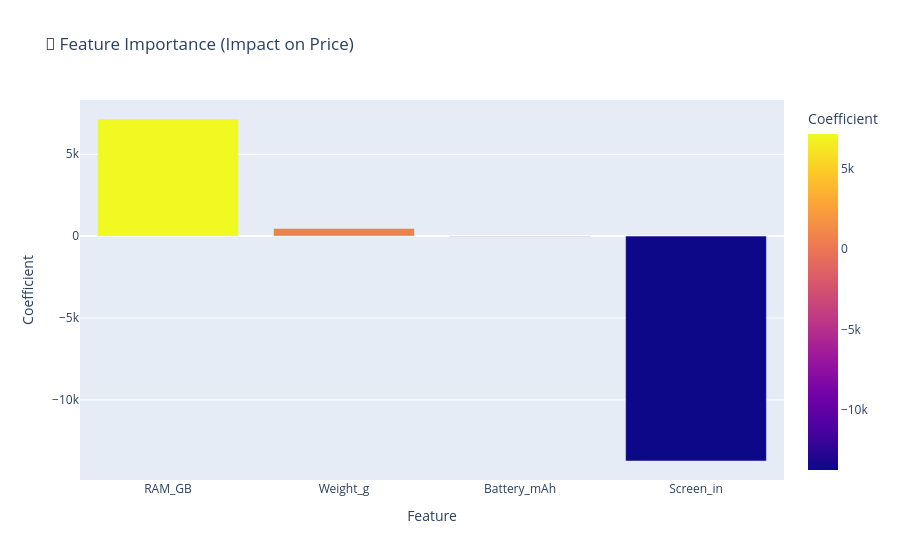
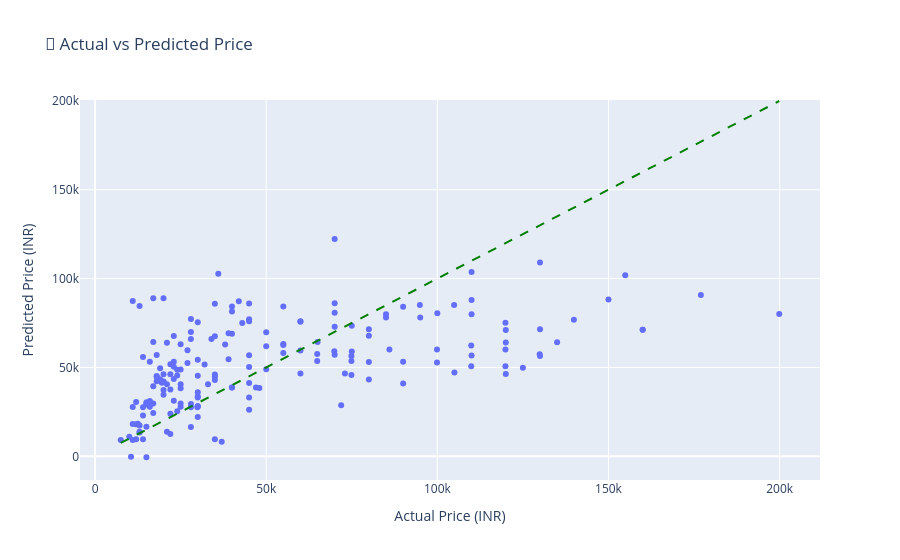

Source (notebook cell) for these figures, in order:
### Markdown cell above
### 6️⃣ Heatmap of correlations (matplotlib)

### Code cell
# 📦 Imports
import pandas as pd
import numpy as np
import re
import matplotlib.pyplot as plt
import seaborn as sns
import plotly.express as px
from sklearn.model_selection import train_test_split
from sklearn.linear_model import LinearRegression
from sklearn.metrics import mean_absolute_error, mean_squared_error, r2_score

# -----------------------------------------------
# 1️⃣ Load dataset
# -----------------------------------------------
data =pd.read_csv(r"C:\Users\guddi\OneDrive\文档\GOURI\Data Analyst course\Minor project\Mobiles Dataset (2025).csv", encoding="latin-1")

# -----------------------------------------------
# 2️⃣ Data Cleaning
# -----------------------------------------------
def extract_number(x):
    """Extract numeric values from strings like '6.1 inches', '4200mAh', '8GB', etc."""
    if pd.isna(x):
        return None
    x = str(x).replace(',', '')
    m = re.search(r'(\d+(\.\d+)?)', x)
    return float(m.group(1)) if m else None

# Clean all numeric fields
data["RAM_GB"] = data["RAM"].apply(extract_number)
data["Battery_mAh"] = data["Battery Capacity"].apply(extract_number)
data["Screen_in"] = data["Screen Size"].apply(extract_number)
data["Weight_g"] = data["Mobile Weight"].apply(extract_number)

# Clean price (India) column
def clean_price(x):
    if pd.isna(x): return None
    x = str(x)
    x = re.sub(r'[^0-9.]', '', x)
    try:
        return float(x)
    except:
        return None

data["Price_INR"] = data["Launched Price (India)"].apply(clean_price)

# Drop rows with missing essential data
data = data.dropna(subset=["Price_INR","RAM_GB","Battery_mAh","Screen_in"])

print("✅ Data cleaned successfully!")
print(data[["Company Name","Model Name","RAM_GB","Battery_mAh","Screen_in","Weight_g","Price_INR"]].head())

# -----------------------------------------------
# 3️⃣ Correlation Heatmap
# -----------------------------------------------
corr = data[["RAM_GB","Battery_mAh","Screen_in","Weight_g","Price_INR"]].corr()

plt.figure(figsize=(8,6))
sns.heatmap(corr, annot=True, cmap='coolwarm', fmt=".2f")
plt.title("📊 Correlation Heatmap: Mobile Specs vs Price", fontsize=14)
plt.show()

# Show correlation with price only
print("\n📈 Correlation of each feature with Price (INR):\n")
print(corr["Price_INR"].sort_values(ascending=False))

# -----------------------------------------------
# 4️⃣ Predictive Model: Linear Regression
# -----------------------------------------------
X = data[["RAM_GB","Battery_mAh","Screen_in","Weight_g"]]
y = data["Price_INR"]

X_train, X_test, y_train, y_test = train_test_split(X, y, test_size=0.2, random_state=42)

model = LinearRegression()
model.fit(X_train, y_train)

y_pred = model.predict(X_test)

# -----------------------------------------------
# 5️⃣ Model Evaluation
# -----------------------------------------------
mae = mean_absolute_error(y_test, y_pred)
rmse = np.sqrt(mean_squared_error(y_test, y_pred))
r2 = r2_score(y_test, y_pred)

print("\n📊 Model Performance:")
print(f"MAE  (Mean Absolute Error): {mae:,.2f}")
print(f"RMSE (Root Mean Square Error): {rmse:,.2f}")
print(f"R²   (R-squared): {r2:.3f}")


# -----------------------------------------------
# 6️⃣ Feature Importance
# -----------------------------------------------
importance = pd.DataFrame({
    "Feature": X.columns,
    "Coefficient": model.coef_
}).sort_values("Coefficient", ascending=False)

fig = px.bar(
    importance,
    x="Feature",
    y="Coefficient",
    color="Coefficient",
    color_continuous_scale="Plasma",
    title="🎯 Feature Importance (Impact on Price)"
)
fig.show()

# -----------------------------------------------
# 7️⃣ Actual vs Predicted Visualization
# -----------------------------------------------
fig = px.scatter(
    x=y_test, y=y_pred,
    labels={'x':'Actual Price (INR)', 'y':'Predicted Price (INR)'},
    title="🔮 Actual vs Predicted Price"
)
fig.add_shape(
    type="line", x0=y_test.min(), y0=y_test.min(), x1=y_test.max(), y1=y_test.max(),
    line=dict(color="green", dash="dash")
)
fig.show()

# -----------------------------------------------
# 8️⃣ Save Model Output (Optional)
# -----------------------------------------------
data.to_csv("mobiles_cleaned_ready.csv", index=False)
print("\n✅ Cleaned dataset saved as 'mobiles_cleaned_ready.csv'")

### Figure 1 — Plotly figure (JSON) as saved in the notebook; plotly's stock layout.template omitted (floating-point values rounded to 4 significant figures)
{"data": [{"alignmentgroup": "True", "hovertemplate": "Feature=%{x}<br>Coefficient=%{marker.color}<extra></extra>", "legendgroup": "", "marker": {"color": [7153.0, 466.8, -19.04, -13730.0], "coloraxis": "coloraxis", "pattern": {"shape": ""}}, "name": "", "offsetgroup": "", "orientation": "v", "showlegend": false, "textposition": "auto", "type": "bar", "x": ["RAM_GB", "Weight_g", "Battery_mAh", "Screen_in"], "xaxis": "x", "y": [7153.0, 466.8, -19.04, -13730.0], "yaxis": "y"}], "layout": {"autosize": true, "barmode": "relative", "coloraxis": {"colorbar": {"title": {"text": "Coefficient"}}, "colorscale": [[0, "#0d0887"], [0.1111, "#46039f"], [0.2222, "#7201a8"], [0.3333, "#9c179e"], [0.4444, "#bd3786"], [0.5556, "#d8576b"], [0.6667, "#ed7953"], [0.7778, "#fb9f3a"], [0.8889, "#fdca26"], [1, "#f0f921"]]}, "legend": {"tracegroupgap": 0}, "title": {"text": "🎯 Feature Importance (Impact on Price)"}, "xaxis": {"anchor": "y", "autorange": true, "domain": [0, 1], "range": [-0.5, 3.5], "title": {"text": "Feature"}, "type": "category"}, "yaxis": {"anchor": "x", "autorange": true, "domain": [0, 1], "range": [-14900.0, 8314.0], "title": {"text": "Coefficient"}, "type": "linear"}}}

### Figure 2 — Plotly figure (JSON) as saved in the notebook; plotly's stock layout.template omitted (floating-point values rounded to 4 significant figures; data arrays with more than 128 entries replaced by an {"elided": "..."} marker saying what was removed)
{"data": [{"hovertemplate": "Actual Price (INR)=%{x}<br>Predicted Price (INR)=%{y}<extra></extra>", "legendgroup": "", "marker": {"color": "#636efa", "symbol": "circle"}, "mode": "markers", "name": "", "orientation": "v", "showlegend": false, "type": "scatter", "x": {"elided": "186 int values"}, "xaxis": "x", "y": {"elided": "186 float values"}, "yaxis": "y"}], "layout": {"autosize": true, "legend": {"tracegroupgap": 0}, "shapes": [{"line": {"color": "green", "dash": "dash"}, "type": "line", "x0": 7499, "x1": 199900, "y0": 7499, "y1": 199900}], "title": {"text": "🔮 Actual vs Predicted Price"}, "xaxis": {"anchor": "y", "autorange": true, "domain": [0, 1], "range": [-4145.0, 211500.0], "title": {"text": "Actual Price (INR)"}, "type": "linear"}, "yaxis": {"anchor": "x", "autorange": true, "domain": [0, 1], "range": [-15910.0, 201100.0], "title": {"text": "Predicted Price (INR)"}, "type": "linear"}}}
